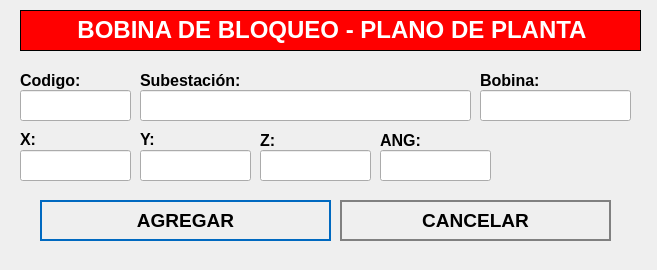
<?xml version="1.0" encoding="UTF-8"?>
<ui version="4.0">
 <class>NewBook</class>
 <widget class="QWidget" name="NewBook">
  <property name="geometry">
   <rect>
    <x>0</x>
    <y>0</y>
    <width>657</width>
    <height>270</height>
   </rect>
  </property>
  <property name="windowTitle">
   <string>Nuevo Registro</string>
  </property>
  <property name="styleSheet">
   <string notr="true">QPushButton
{	
	height: 2em;
 	border-style: solid;
	border-width: 2px;
 	border-color: grey;
	font-weight: bold;
}

QPushButton:hover
{
   	background-color:grey;
	color:white;
}</string>
  </property>
  <widget class="QLabel" name="label">
   <property name="geometry">
    <rect>
     <x>20</x>
     <y>10</y>
     <width>621</width>
     <height>41</height>
    </rect>
   </property>
   <property name="font">
    <font>
     <underline>false</underline>
    </font>
   </property>
   <property name="autoFillBackground">
    <bool>false</bool>
   </property>
   <property name="styleSheet">
    <string notr="true">background-color: red;</string>
   </property>
   <property name="frameShape">
    <enum>QFrame::Box</enum>
   </property>
   <property name="text">
    <string>&lt;html&gt;&lt;head/&gt;&lt;body&gt;&lt;p align=&quot;center&quot;&gt;&lt;span style=&quot; font-size:18pt; font-weight:600; color:#ffffff;&quot;&gt;BOBINA DE BLOQUEO  - PLANO DE PLANTA&lt;/span&gt;&lt;/p&gt;&lt;/body&gt;&lt;/html&gt;</string>
   </property>
  </widget>
  <widget class="QLabel" name="label_autoriza">
   <property name="geometry">
    <rect>
     <x>20</x>
     <y>70</y>
     <width>101</width>
     <height>21</height>
    </rect>
   </property>
   <property name="text">
    <string>&lt;html&gt;&lt;head/&gt;&lt;body&gt;&lt;p&gt;&lt;span style=&quot; font-size:12pt; font-weight:600;&quot;&gt;Codigo:&lt;/span&gt;&lt;/p&gt;&lt;/body&gt;&lt;/html&gt;</string>
   </property>
  </widget>
  <widget class="QLineEdit" name="inputCodigo">
   <property name="geometry">
    <rect>
     <x>20</x>
     <y>90</y>
     <width>111</width>
     <height>31</height>
    </rect>
   </property>
   <property name="font">
    <font>
     <pointsize>12</pointsize>
    </font>
   </property>
  </widget>
  <widget class="QLineEdit" name="inputSubestacion">
   <property name="geometry">
    <rect>
     <x>140</x>
     <y>90</y>
     <width>331</width>
     <height>31</height>
    </rect>
   </property>
   <property name="font">
    <font>
     <pointsize>12</pointsize>
    </font>
   </property>
  </widget>
  <widget class="QPushButton" name="addButton">
   <property name="geometry">
    <rect>
     <x>40</x>
     <y>200</y>
     <width>291</width>
     <height>41</height>
    </rect>
   </property>
   <property name="font">
    <font>
     <pointsize>14</pointsize>
     <weight>75</weight>
     <bold>true</bold>
    </font>
   </property>
   <property name="cursor">
    <cursorShape>PointingHandCursor</cursorShape>
   </property>
   <property name="styleSheet">
    <string notr="true">QPushButton
{	
	height: 2em;
 	border-style: solid;
	border-width: 2px;
 	border-color: #0069c0;
	font-weight: bold;
}

QPushButton:hover
{
   	background-color:#0069c0;
	color:white;
}</string>
   </property>
   <property name="text">
    <string>AGREGAR</string>
   </property>
   <property name="icon">
    <iconset>
     <normaloff>../assets/icons/add-icon.png</normaloff>../assets/icons/add-icon.png</iconset>
   </property>
   <property name="iconSize">
    <size>
     <width>30</width>
     <height>30</height>
    </size>
   </property>
   <property name="autoDefault">
    <bool>true</bool>
   </property>
   <property name="default">
    <bool>true</bool>
   </property>
   <property name="flat">
    <bool>true</bool>
   </property>
  </widget>
  <widget class="QPushButton" name="cancelButton">
   <property name="geometry">
    <rect>
     <x>340</x>
     <y>200</y>
     <width>271</width>
     <height>41</height>
    </rect>
   </property>
   <property name="font">
    <font>
     <pointsize>14</pointsize>
     <weight>75</weight>
     <bold>true</bold>
    </font>
   </property>
   <property name="cursor">
    <cursorShape>PointingHandCursor</cursorShape>
   </property>
   <property name="styleSheet">
    <string notr="true">QPushButton
{	
	height: 2em;
 	border-style: solid;
	border-width: 2px;
 	border-color: grey;
	font-weight: bold;
}

QPushButton:hover
{
   	background-color:grey;
	color:white;
}</string>
   </property>
   <property name="text">
    <string>CANCELAR</string>
   </property>
   <property name="icon">
    <iconset>
     <normaloff>../assets/icons/cancel-icon.png</normaloff>../assets/icons/cancel-icon.png</iconset>
   </property>
   <property name="iconSize">
    <size>
     <width>30</width>
     <height>30</height>
    </size>
   </property>
   <property name="autoDefault">
    <bool>true</bool>
   </property>
   <property name="default">
    <bool>true</bool>
   </property>
   <property name="flat">
    <bool>true</bool>
   </property>
  </widget>
  <widget class="QLabel" name="label_aquienVisita">
   <property name="geometry">
    <rect>
     <x>140</x>
     <y>70</y>
     <width>191</width>
     <height>21</height>
    </rect>
   </property>
   <property name="text">
    <string>&lt;html&gt;&lt;head/&gt;&lt;body&gt;&lt;p&gt;&lt;span style=&quot; font-size:12pt; font-weight:600;&quot;&gt;Subestación:&lt;/span&gt;&lt;/p&gt;&lt;/body&gt;&lt;/html&gt;</string>
   </property>
  </widget>
  <widget class="QLabel" name="label_horaIngreso">
   <property name="geometry">
    <rect>
     <x>20</x>
     <y>130</y>
     <width>71</width>
     <height>16</height>
    </rect>
   </property>
   <property name="text">
    <string>&lt;html&gt;&lt;head/&gt;&lt;body&gt;&lt;p&gt;&lt;span style=&quot; font-size:12pt; font-weight:600;&quot;&gt;X:&lt;/span&gt;&lt;/p&gt;&lt;/body&gt;&lt;/html&gt;</string>
   </property>
  </widget>
  <widget class="QLabel" name="label_horaSalida">
   <property name="geometry">
    <rect>
     <x>140</x>
     <y>130</y>
     <width>81</width>
     <height>16</height>
    </rect>
   </property>
   <property name="text">
    <string>&lt;html&gt;&lt;head/&gt;&lt;body&gt;&lt;p&gt;&lt;span style=&quot; font-size:12pt; font-weight:600;&quot;&gt;Y:&lt;/span&gt;&lt;/p&gt;&lt;/body&gt;&lt;/html&gt;</string>
   </property>
  </widget>
  <widget class="QLabel" name="label_motivoVisita">
   <property name="geometry">
    <rect>
     <x>260</x>
     <y>130</y>
     <width>101</width>
     <height>21</height>
    </rect>
   </property>
   <property name="text">
    <string>&lt;html&gt;&lt;head/&gt;&lt;body&gt;&lt;p&gt;&lt;span style=&quot; font-size:12pt; font-weight:600;&quot;&gt;Z:&lt;/span&gt;&lt;/p&gt;&lt;/body&gt;&lt;/html&gt;</string>
   </property>
  </widget>
  <widget class="QLineEdit" name="inputX">
   <property name="geometry">
    <rect>
     <x>20</x>
     <y>150</y>
     <width>111</width>
     <height>31</height>
    </rect>
   </property>
   <property name="font">
    <font>
     <pointsize>12</pointsize>
    </font>
   </property>
  </widget>
  <widget class="QLineEdit" name="inputY">
   <property name="geometry">
    <rect>
     <x>140</x>
     <y>150</y>
     <width>111</width>
     <height>31</height>
    </rect>
   </property>
   <property name="font">
    <font>
     <pointsize>12</pointsize>
    </font>
   </property>
  </widget>
  <widget class="QLineEdit" name="inputZ">
   <property name="geometry">
    <rect>
     <x>260</x>
     <y>150</y>
     <width>111</width>
     <height>31</height>
    </rect>
   </property>
   <property name="font">
    <font>
     <pointsize>12</pointsize>
    </font>
   </property>
  </widget>
  <widget class="QLineEdit" name="inputBobina">
   <property name="geometry">
    <rect>
     <x>480</x>
     <y>90</y>
     <width>151</width>
     <height>31</height>
    </rect>
   </property>
   <property name="font">
    <font>
     <pointsize>12</pointsize>
    </font>
   </property>
  </widget>
  <widget class="QLabel" name="label_motivoVisita_3">
   <property name="geometry">
    <rect>
     <x>480</x>
     <y>70</y>
     <width>161</width>
     <height>21</height>
    </rect>
   </property>
   <property name="text">
    <string>&lt;html&gt;&lt;head/&gt;&lt;body&gt;&lt;p&gt;&lt;span style=&quot; font-size:12pt; font-weight:600;&quot;&gt;Bobina:&lt;/span&gt;&lt;/p&gt;&lt;/body&gt;&lt;/html&gt;</string>
   </property>
  </widget>
  <widget class="QLabel" name="label_motivoVisita_2">
   <property name="geometry">
    <rect>
     <x>380</x>
     <y>130</y>
     <width>101</width>
     <height>21</height>
    </rect>
   </property>
   <property name="text">
    <string>&lt;html&gt;&lt;head/&gt;&lt;body&gt;&lt;p&gt;&lt;span style=&quot; font-size:12pt; font-weight:600;&quot;&gt;ANG:&lt;/span&gt;&lt;/p&gt;&lt;/body&gt;&lt;/html&gt;</string>
   </property>
  </widget>
  <widget class="QLineEdit" name="inputANG">
   <property name="geometry">
    <rect>
     <x>380</x>
     <y>150</y>
     <width>111</width>
     <height>31</height>
    </rect>
   </property>
   <property name="font">
    <font>
     <pointsize>12</pointsize>
    </font>
   </property>
  </widget>
 </widget>
 <tabstops>
  <tabstop>inputCodigo</tabstop>
  <tabstop>inputSubestacion</tabstop>
  <tabstop>addButton</tabstop>
  <tabstop>cancelButton</tabstop>
 </tabstops>
 <resources/>
 <connections/>
</ui>
